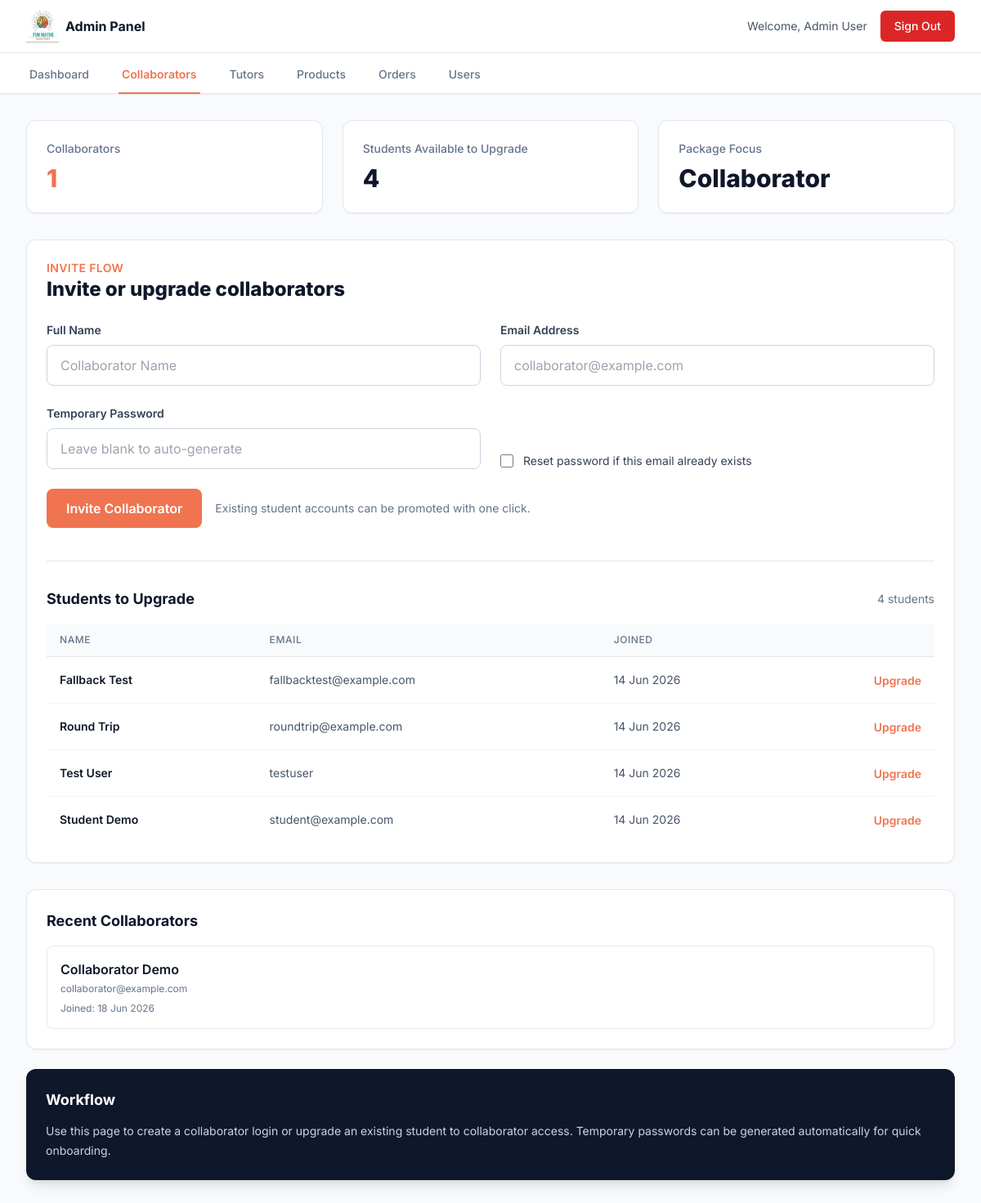
The page /app/admin/collaborators.php (signed in) on the database its author committed.
### tables this page shows
CREATE TABLE users (
            id INTEGER PRIMARY KEY AUTOINCREMENT,
            name TEXT NOT NULL,
            email TEXT UNIQUE NOT NULL,
            password TEXT NOT NULL,
            role TEXT DEFAULT 'student',
            created_at DATETIME DEFAULT CURRENT_TIMESTAMP
        , remember_token TEXT);

### app/admin/collaborators.php (the view, shortened to what this page needs)
<?php
require_once __DIR__ . '/../config/db.php';
require_once __DIR__ . '/../config/functions.php';
$totalCollaborators = (int)$pdo->query("SELECT COUNT(*) FROM users WHERE role = 'collaborator'")->fetchColumn();
$totalStudents = (int)$pdo->query("SELECT COUNT(*) FROM users WHERE role = 'student'")->fetchColumn();
$recentCollaborators = getUsersByRole('collaborator');
$students = getUsersByRole('student');
?>
    <div class="space-y-8">
        <section class="grid grid-cols-1 md:grid-cols-3 gap-6">
            <div class="bg-white rounded-xl border border-slate-200 p-6 shadow-sm">
                <p class="text-sm font-medium text-slate-500">Collaborators</p>
                <p class="mt-2 text-3xl font-extrabold text-brand-600"><?= $totalCollaborators ?></p>
            </div>
            <div class="bg-white rounded-xl border border-slate-200 p-6 shadow-sm">
                <p class="text-sm font-medium text-slate-500">Students Available to Upgrade</p>
                <p class="mt-2 text-3xl font-extrabold text-slate-900"><?= $totalStudents ?></p>
            </div>
            <div class="bg-white rounded-xl border border-slate-200 p-6 shadow-sm">
                <p class="text-sm font-medium text-slate-500">Package Focus</p>
                <p class="mt-2 text-3xl font-extrabold text-slate-900">Collaborator</p>
            </div>
        </section>
        <section class="grid grid-cols-1 xl:grid-cols-3 gap-8">
            <div class="xl:col-span-2 bg-white rounded-xl border border-slate-200 shadow-sm p-6">
                <div class="flex items-center justify-between gap-4 mb-6">
                    <div>
                        <p class="text-sm font-semibold text-brand-600 uppercase tracking-wide">Invite Flow</p>
                        <h1 class="text-2xl font-extrabold text-slate-900">Invite or upgrade collaborators</h1>
                    </div>
                </div>
                <form method="POST" class="space-y-6">
                    <div class="grid grid-cols-1 md:grid-cols-2 gap-6">
                        <div>
                            <label class="block text-sm font-semibold text-slate-700 mb-2">Full Name</label>
                            <input type="text" name="name" class="w-full px-4 py-3 rounded-lg border border-slate-300 focus:ring-2 focus:ring-brand-600 outline-none" placeholder="Collaborator Name">
                        </div>
                        <div>
                            <label class="block text-sm font-semibold text-slate-700 mb-2">Email Address</label>
                            <input type="email" name="email" class="w-full px-4 py-3 rounded-lg border border-slate-300 focus:ring-2 focus:ring-brand-600 outline-none" placeholder="collaborator@example.com" required>
                        </div>
                    </div>
                    <div class="grid grid-cols-1 md:grid-cols-2 gap-6">
                        <div>
                            <label class="block text-sm font-semibold text-slate-700 mb-2">Temporary Password</label>
                            <input type="text" name="password" class="w-full px-4 py-3 rounded-lg border border-slate-300 focus:ring-2 focus:ring-brand-600 outline-none" placeholder="Leave blank to auto-generate">
                        </div>
                        <div class="flex items-end">
                            <label class="inline-flex items-center gap-3 text-sm text-slate-700">
                                <input type="checkbox" name="reset_password" value="1" class="w-4 h-4 text-brand-600 rounded border-slate-300">
                                Reset password if this email already exists
                            </label>
                        </div>
                    </div>
                    <div class="flex flex-wrap gap-4">
                        <button type="submit" class="px-6 py-3 bg-brand-600 text-white font-semibold rounded-lg hover:bg-brand-700">Invite Collaborator</button>
                        <p class="text-sm text-slate-500 self-center">Existing student accounts can be promoted with one click.</p>
                    </div>
                </form>
                <div class="mt-10 border-t border-slate-200 pt-8">
                    <div class="flex items-center justify-between mb-4">
                        <h2 class="text-lg font-bold text-slate-900">Students to Upgrade</h2>
                        <span class="text-sm text-slate-500"><?= count($students) ?> students</span>
                    </div>
                    <div class="overflow-x-auto">
                        <table class="min-w-full divide-y divide-slate-200">
                            <thead class="bg-slate-50">
                                <tr>
                                    <th class="px-4 py-3 text-left text-xs font-medium text-slate-500 uppercase tracking-wider">Name</th>
                                    <th class="px-4 py-3 text-left text-xs font-medium text-slate-500 uppercase tracking-wider">Email</th>
                                    <th class="px-4 py-3 text-left text-xs font-medium text-slate-500 uppercase tracking-wider">Joined</th>
                                    <th class="px-4 py-3"></th>
                                </tr>
                            </thead>
                            <tbody class="bg-white divide-y divide-slate-100">
                                <?php if (empty($students)): ?>
                                    <tr><td colspan="4" class="px-4 py-6 text-center text-slate-500">No students available for upgrade.</td></tr>
                                <?php else: ?>
                                    <?php foreach ($students as $student): ?>
                                        <tr>
                                            <td class="px-4 py-4 text-sm font-semibold text-slate-900"><?= h($student['name']) ?></td>
                                            <td class="px-4 py-4 text-sm text-slate-600"><?= h($student['email']) ?></td>
                                            <td class="px-4 py-4 text-sm text-slate-600"><?= date('d M Y', strtotime($student['created_at'])) ?></td>
                                            <td class="px-4 py-4 text-right">
                                                <form method="POST" class="inline">
                                                    <button type="submit" class="text-sm font-semibold text-brand-600 hover:text-brand-700">Upgrade</button>
                                                </form>
                                            </td>
                                        </tr>
                                    <?php endforeach; ?>
                                <?php endif; ?>
                            </tbody>
                        </table>
                    </div>
                </div>
            </div>
            <aside class="space-y-6">
                <div class="bg-white rounded-xl border border-slate-200 shadow-sm p-6">
                    <h2 class="text-lg font-bold text-slate-900 mb-4">Recent Collaborators</h2>
                    <div class="space-y-3">
                        <?php if (empty($recentCollaborators)): ?>
                            <p class="text-sm text-slate-500">No collaborators yet.</p>
                        <?php else: ?>
                            <?php foreach (array_slice($recentCollaborators, 0, 6) as $collaborator): ?>
                                <div class="rounded-lg border border-slate-200 p-4">
                                    <div class="font-semibold text-slate-900"><?= h($collaborator['name']) ?></div>
                                    <div class="text-xs text-slate-500 mt-1"><?= h($collaborator['email']) ?></div>
                                    <div class="text-xs text-slate-500 mt-2">Joined: <?= date('d M Y', strtotime($collaborator['created_at'])) ?></div>
                                </div>
                            <?php endforeach; ?>
                        <?php endif; ?>
                    </div>
                </div>
                <div class="bg-slate-900 rounded-xl shadow-lg p-6 text-white">
                    <h2 class="text-lg font-bold text-brand-400">Workflow</h2>
                    <p class="mt-3 text-sm text-slate-300 leading-6">
                        Use this page to create a collaborator login or upgrade an existing student to collaborator access.
                        Temporary passwords can be generated automatically for quick onboarding.
                    </p>
                </div>
            </aside>
        </section>
    </div>

### rows shown on the page
users: name "Fallback Test", email "fallbacktest@example.com", created_at "14 Jun 2026"
users: name "Round Trip", email "roundtrip@example.com", created_at "14 Jun 2026"
users: name "Test User", email "testuser", created_at "14 Jun 2026"
users: name "Student Demo", email "student@example.com", created_at "14 Jun 2026"
users: name "Collaborator Demo", email "collaborator@example.com", created_at "18 Jun 2026"

### other values the page prints
$_SESSION['user_name'] "Admin User"
$label "Dashboard"
$label "Collaborators"
$label "Tutors"
$label "Products"
$label "Orders"
$label "Users"
$totalCollaborators "1"
$totalStudents "4"
count($students) "4"
